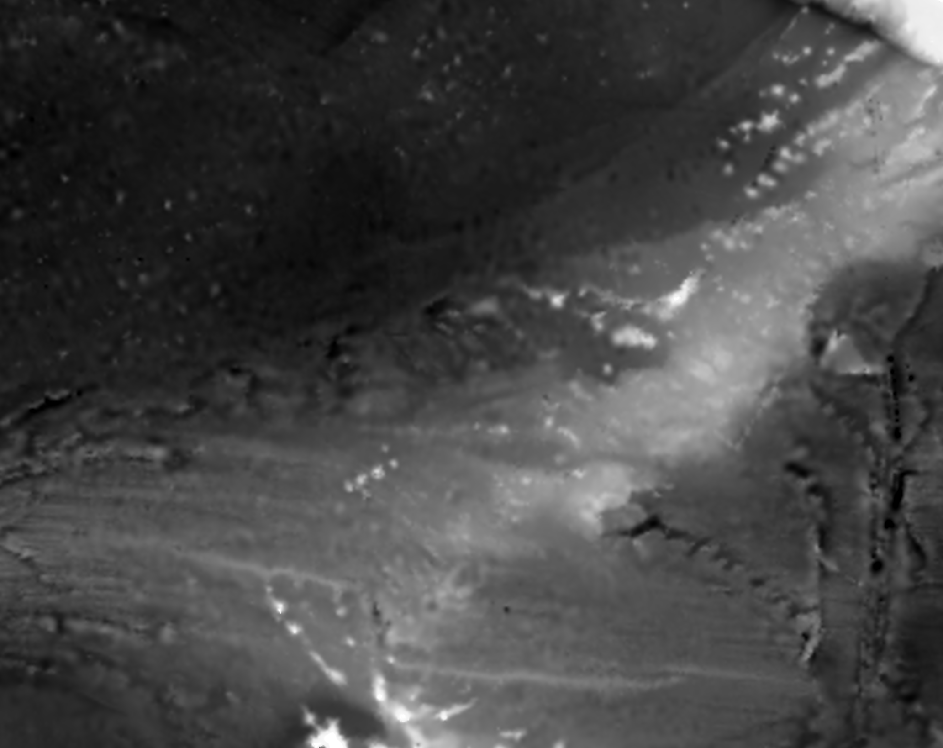
%> input picture heightmap.png, 943 x 748 px, shrunk from 2065 x 1638 before the run
$ octave lr.m   (GNU Octave 9; MATLAB toolbox functions it lacks are replaced by stand-ins)
%> lines starting %> are read from the running program, lines starting %| are printed output that depends on the picture
### gendata.m
## (C) 2021 Pablo Alvarado
## EL5852 Introducción al Reconocimiento de Patrones
## Tarea 3


## usage: [X,z] = gendata(numSamples[,noise])
##
## Generate simulated depth data.  For each position in a row of X, the
## normalized z coordinate is returned.  0 means the deepest value and
## 1 the highest value.
##
## Optionally you can provide the level of desired data noise in the z
## direction, which by default is set to 1/256.
##
## The generated data consists of 2D grid positions in the rows of X,
## and the corresponding z value at that position.  The order of the
## 2D positions in X is completely random (except for the reference data).
##
## The mandatory argument is a number, that indicates the absolute
## number of samples (if the provided number is greater than 1), or
## the percentage of total samples (if the provided number is less or
## equal than 1).  If exactly 1 is provided, then all data without
## noise is created.
##
## Optionally you can provide how much noise you want on the depth
## measurement (noiseZ) and on the plane (noiseP)
##
function [X,z] = gendata(numSamples,noiseZ=1.0/256,noiseP=0.01)
%> called with numSamples = 0.005, noiseZ = 0.00391, noiseP = 0.01

  pkg load image;

  ## Load the 8-bit profile
  Orig = imread("heightmap.png");
%> Orig is the input picture: size 748x943 uint8; min 0, max 255, mean 69

  ## Cast it to double and pad it before filtering
  I = padarray(im2double(Orig),[2,2],"replicate");

  k5 = [1 4 6 4 1]; ## Binomial kernel
  k5 = k5 / sum(k5);

  ## Filter the profile to smooth out the 8-bit boundaries
  F=conv2(k5,k5,I,"valid");

  ## Get the complete data grid
  [xx,yy] = meshgrid(1:columns(F),1:rows(F));
  all = [xx(:) yy(:)];

  ## Does the user want the reference data only?
  if (numSamples==1 && noiseZ==0 && noiseP==0)
    ## Return the reference data
    X=all;
    z=F(:);
  else
    if numSamples<=1
      numSamples = round(numSamples*rows(Orig)*columns(Orig));
%> numSamples = 3527
    endif

    ## Take some random data without replacement
    idx=randperm(rows(all),numSamples);

    ## Get the data and add the desired noise
    X = all(idx,:) + randn(rows(idx),2)*noiseP;
    z = F(idx) + randn(rows(idx),1)*noiseZ;
  endif
endfunction

### lr.m
## (C) 2021 Pablo Alvarado
## EL5852 Introducción al Reconocimiento de Patrones
## Tarea 3

## Template file for the whole solution

1;

## Locally weighted regression
##
## p: matrix of size m x 2, with m 2D positions on which
##    the z value needs to be regressed
## X: support data (or training data) with all known 2D positions
## y: support data with the corresponding z values for each position
##
## The number of rows of X must be equal to the length of y
##
## The function must generate the z position for all
function rz=lwr(p,X,z)
  ## This code is for simple linear regression

  ## CHANGE THE FOLLOWING CODE
  ## You have to replace it for proper LWR code
  X_s=[ones(rows(X),1),X];
  theta=pinv(X_s)*z(:);
  PP=[ones(rows(p),1) p];
  rz=PP*theta;
endfunction

## Use for the experiments just 0,5% of the total available data.
[X,z] = gendata(0.005);
%> z = 3527 values, max 0.957 at index 752, min 0.00322 at index 2594, mean 0.271

## And the reference data to be used for comparison
[RX,rz] = gendata(1,0,0);

## Extract from RX the used coordinate range:
minx=min(RX(:,1))
%> minx = 1
maxx=max(RX(:,1))
%> maxx = 943

miny=min(RX(:,2))
%> miny = 1
maxy=max(RX(:,2))
%> maxy = 748

partition=75;
[xx,yy]=meshgrid(round(linspace(minx,maxx,partition)),
                 round(linspace(miny,maxy,partition)));

## The grid
NX = [xx(:) yy(:)];

printf("Regression started...");
fflush(stdout);
tic();

## Locally weighed regression on the data
## This will take a LONG time once finished

nz = lwr(NX,X,z);
%> in lwr, `theta=pinv(X_s)*z(:);`: theta = [0.0659; 0.000227; 0.000258]
%> in lwr, `rz=PP*theta;`: rz = 5625 values, max 0.472 at index 5625, min 0.0664 at index 1, mean 0.269
%> nz has the same summary as rz in lwr

printf("done.\n");
toc()
fflush(stdout);

figure(1,"name","Sensed data");
plot3(X(:,1),X(:,2),z',".");
xlabel("x")
ylabel("y")
zlabel("z")
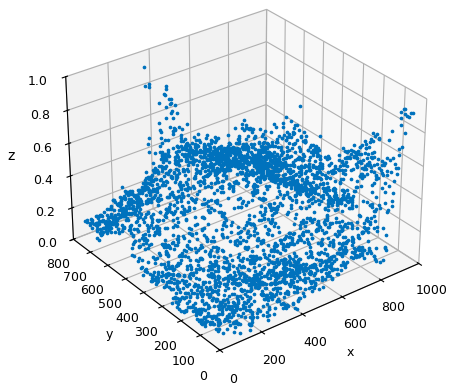
%> figure redrawn from the program's plot data


figure(2,"name","Regressed data");
hold off;
#plot3(X(:,1),X(:,2),y',"b.");
#hold on;
plot3(NX(:,1),NX(:,2),nz,"r.");
#surf(xx,yy,reshape(ny,size(xx)));
xlabel("x")
ylabel("y")
zlabel("z")
title("Once fixed, this shouldn't be a plane") ## REMOVE ME WHEN DONE
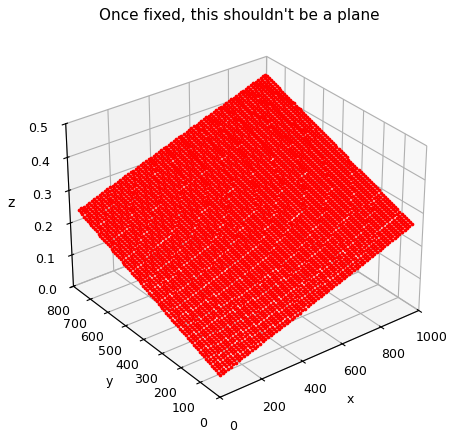
%> figure redrawn from the program's plot data

figure(3,"name","Data resulting from linear regression");
hold off;
#plot3(NX(:,1),NX(:,2),nz,"r.");
surf(xx,yy,reshape(nz,size(xx)));
xlabel("x")
ylabel("y")
zlabel("z")
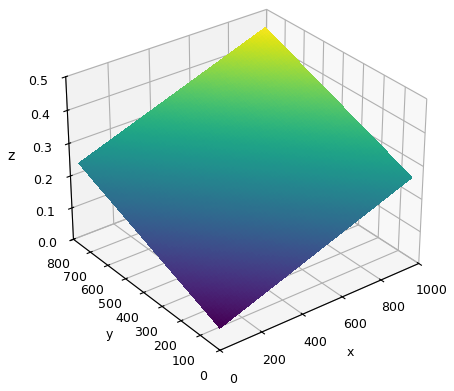
%> figure redrawn from the program's plot data
